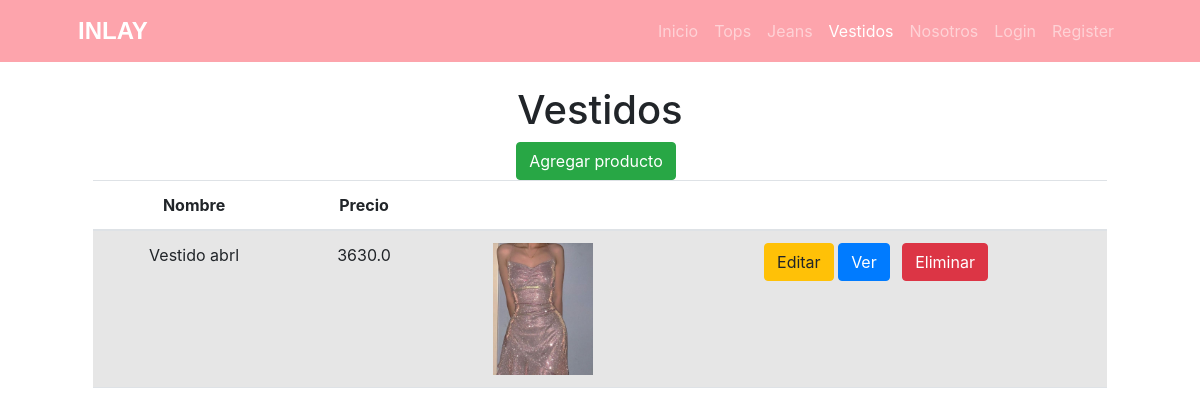
Before: /producto/list/vestidos/ with the older database file.
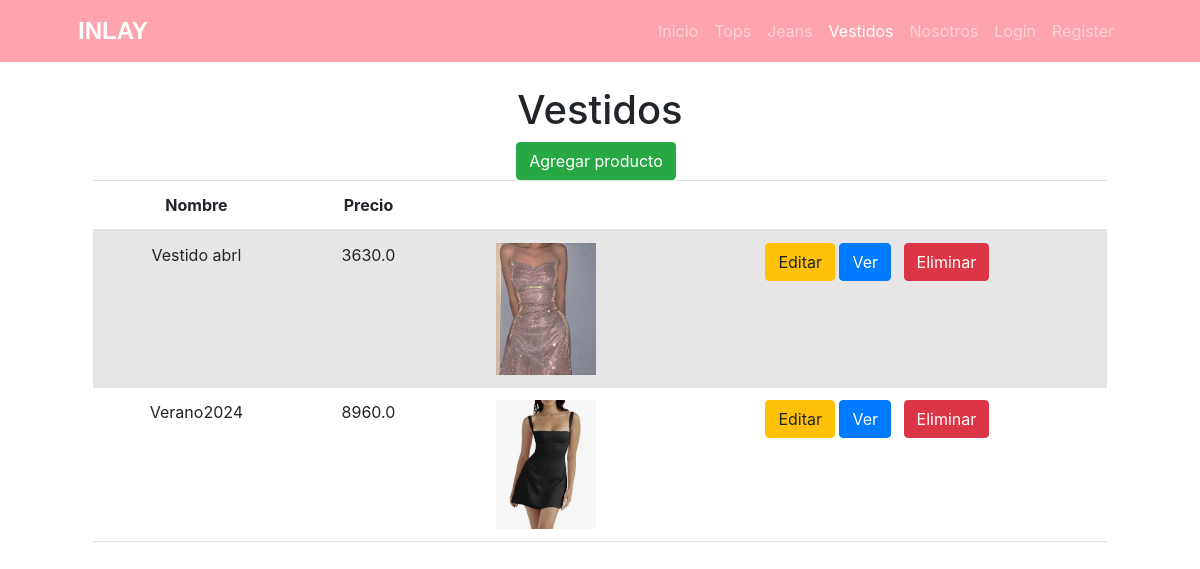
After: the same page with the newer database file.
### core/models.py (models this page shows, shortened)
class Producto(models.Model):
    categoria_id = models.ForeignKey(ProductoCategoria, null=True, blank=True, on_delete=models.SET_NULL)
    nombre = models.CharField(max_length=100)
    precio = models.FloatField()
    talle = models.FloatField()
    cantidad = models.FloatField()
    descripcion = models.TextField(null=True, blank=True, verbose_name = "descripción")
    fecha_actualizacion = models.DateField(null=True, blank=True, default=timezone.now(), editable=False, verbose_name = "fecha de actualización")
    imagenProducto = models.ImageField(null=True, blank=True, upload_to="")
    class meta:
        verbose_name = "producto"
        verbose_name_plural = "productos"

### core/views.py (the view)
# urls.py: path("producto/list/vestidos/", views.ProductoListVestidos.as_view(), name="producto_list_vestidos"),
class ProductoListVestidos(ListView):
    model = Producto
    context_object_name = "vestidos"
    queryset = Producto.objects.filter(categoria_id=3)
    template_name = "core/producto_list_vestidos.html"

### core/templates/core/producto_list_vestidos.html (shortened to what this page needs)
{% extends 'core/base.html' %}
{% block content %}
  <div class="container text-center">
    <h1 class="mt-4">Vestidos</h1>
    <a href="{% url 'core:producto_create_form'  %}" class="btn btn-success me-2">Agregar producto</a>
    <table class="table table-striped">
      <thead>
        <tr>
          <th scope="col">Nombre</th>
          <th scope="col">Precio</th>
          <th scope="col"></th>
          <th scope="col"></th>
        </tr>
      </thead>
      <tbody>
        {% for object in vestidos %}
          <tr>
            <td>{{ object.nombre }}</td>
            <td>{{ object.precio }}</td>
            <td>
              {% if object.imagenProducto %}
                <img src="{{ object.imagenProducto.url }}" alt="{{ object.nombre }}" style="max-width: 100px;">
              {% endif %}
            </td>
            <td>
              <a href="{% url 'core:producto_update_vestidos' object.id %}" class="btn btn-warning">Editar</a>
              <a href="{% url 'core:producto_detail_vestidos' object.id %}" class="btn btn-primary me-2">Ver</a>
              <a href="{% url 'core:producto_delete_vestidos' object.id %}" class="btn btn-danger me-2">Eliminar</a>
            </td>
          </tr>
        {% empty %}
          <tr>
            <td colspan="3" class="text-center">No hay categorías disponibles.</td>
          </tr>
        {% endfor %}
      </tbody>
    </table>
  </div>
{% endblock content %}

Changed rows visible on the page:
added Producto: nombre "Verano2024", precio "8960.0", imagenProducto (picture)
